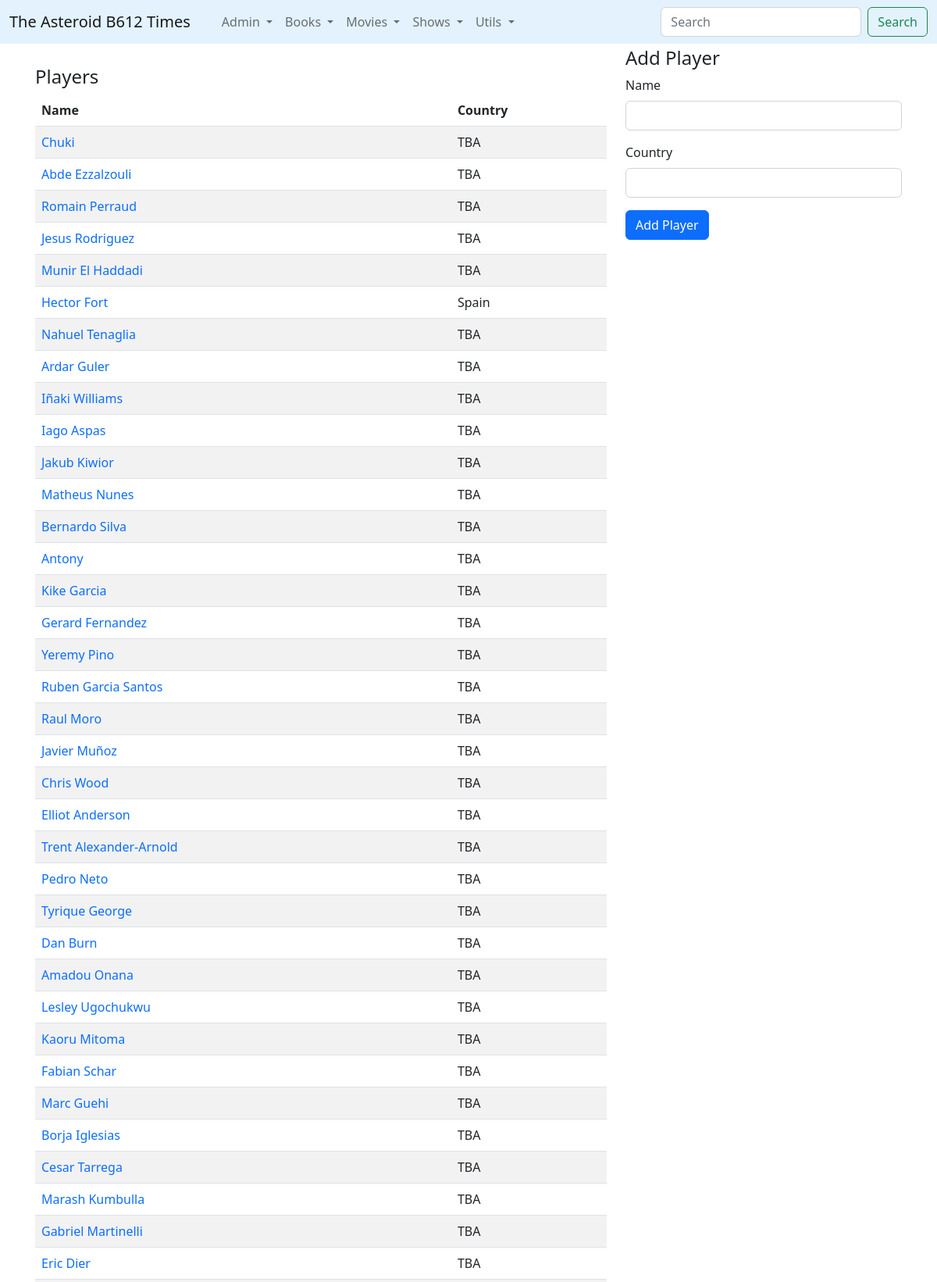
/jugadores/ (upper part), run on the app's committed database.
### times/models.py (models this page shows, shortened)
class Jugador(models.Model):
	nombre = models.CharField(max_length=128)
	pais = models.CharField(max_length=128)
	biographics = models.TextField(default="This section needs to be expanded.")

### times/views.py (the view)
# urls.py: path('jugadores/', views.jugadores, name='jugadores'),
def jugadores(request):
    jugadores = Jugador.objects.all().order_by('-id')
    if request.method == 'POST':
        pnombre = request.POST.get("nombre","")
        ppais = request.POST.get("pais","")
        newJ = Jugador.objects.create(nombre=pnombre,pais=ppais, biographics = "This section needs to be expanded.")
        newJ.save()
        return redirect('/jugador/{}'.format(newJ.id))
    else:
        return render(request,'players.html',{'jugadores':jugadores})

### times/templates/players.html (shortened to what this page needs)
{% extends 'base_soccer.html' %}
{% load humanize %}
{% block contenido %}
<article>
    <h4>Players</h4>
      <table class="table table-striped">
          <thead>
          <tr>
            <th scope="col">Name</th>
            <th scope="col">Country</th>
          </tr>
          </thead>
          <tbody>
            {% for j in jugadores%}
                <tr>
                    <td><a href="{% url 'jugador' j.id %}" style="text-decoration:none;">{{j.nombre}}</a></td>
                    <td>{{j.pais}}</td>
                </tr>
            {% endfor %}
          </tbody>
        </table>
</article>
{% endblock %}
{% block rightbar %}
<h4>Add Player</h4>
<form method="POST">
      <div class="mb-3">
        <label for="exampleInputEmail1" class="form-label">Name</label>
        <input type="text" name="nombre" class="form-control" id="exampleInputEmail1" aria-describedby="emailHelp">
      </div>
      <div class="mb-3">
        <label for="exampleInputEmail1" class="form-label">Country</label>
        <input type="text" name="pais" class="form-control" id="exampleInputEmail1" aria-describedby="emailHelp">
      </div>
      <button type="submit" class="btn btn-primary">Add Player</button>
    </form>
{% endblock %}

### data on the page
Jugador: nombre "Chuki", pais "TBA"
Jugador: nombre "Abde Ezzalzouli", pais "TBA"
Jugador: nombre "Romain Perraud", pais "TBA"
Jugador: nombre "Jesus Rodriguez", pais "TBA"
Jugador: nombre "Munir El Haddadi", pais "TBA"
Jugador: nombre "Hector Fort", pais "Spain"
Jugador: nombre "Nahuel Tenaglia", pais "TBA"
Jugador: nombre "Ardar Guler", pais "TBA"
Jugador: nombre "Iñaki Williams", pais "TBA"
Jugador: nombre "Iago Aspas", pais "TBA"
Jugador: nombre "Jakub Kiwior", pais "TBA"
Jugador: nombre "Matheus Nunes", pais "TBA"
Jugador: nombre "Bernardo Silva", pais "TBA"
Jugador: nombre "Antony", pais "TBA"
Jugador: nombre "Kike Garcia", pais "TBA"
Jugador: nombre "Gerard Fernandez", pais "TBA"
Jugador: nombre "Yeremy Pino", pais "TBA"
Jugador: nombre "Ruben Garcia Santos", pais "TBA"
Jugador: nombre "Raul Moro", pais "TBA"
Jugador: nombre "Javier Muñoz", pais "TBA"
Jugador: nombre "Chris Wood", pais "TBA"
Jugador: nombre "Elliot Anderson", pais "TBA"
Jugador: nombre "Trent Alexander-Arnold", pais "TBA"
Jugador: nombre "Pedro Neto", pais "TBA"
Jugador: nombre "Tyrique George", pais "TBA"
Jugador: nombre "Dan Burn", pais "TBA"
Jugador: nombre "Amadou Onana", pais "TBA"
Jugador: nombre "Lesley Ugochukwu", pais "TBA"
Jugador: nombre "Kaoru Mitoma", pais "TBA"
Jugador: nombre "Fabian Schar", pais "TBA"
Jugador: nombre "Marc Guehi", pais "TBA"
Jugador: nombre "Borja Iglesias", pais "TBA"
Jugador: nombre "Cesar Tarrega", pais "TBA"
Jugador: nombre "Marash Kumbulla", pais "TBA"
Jugador: nombre "Gabriel Martinelli", pais "TBA"
Jugador: nombre "Eric Dier", pais "TBA"
